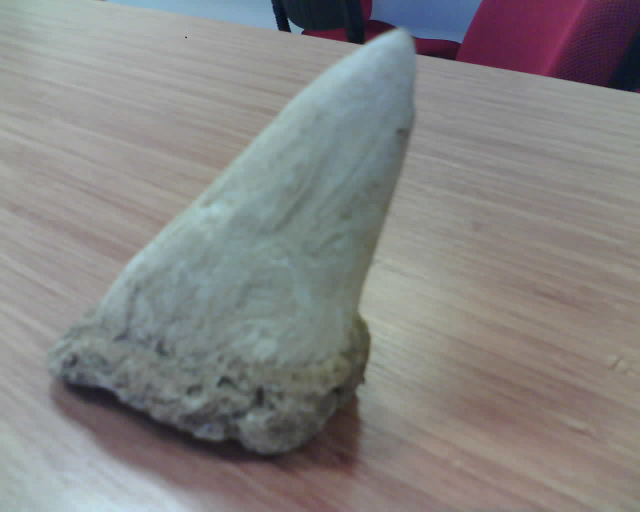
#> input picture AntaresStudio/antares_3d_data/scan_238709/img_0000.jpg, 1280 x 1024 px (shown at 1/2 size)
$ python -i image_analyzer.py   (imports and definitions only)   (older library calls are emulated)
#> lines starting #> are read from the running program, lines starting #| are printed output that depends on the picture
"""
ANTARES 3D Studio - Image Quality Analyzer Module
Görüntü kalite analizi

Arkeolojik alan fotoğrafları için optimize edilmiş kalite kontrolü.
Özellikler:
- Bulanıklık tespiti (Laplacian variance)
- Parlaklık ve kontrast analizi
- Işık dağılımı analizi (arkeolojik alanlarda kritik)
- Örtüşme (overlap) tahmini
"""

import os
import cv2
import numpy as np
from pathlib import Path
from typing import List, Dict, Tuple, Optional, Any
from dataclasses import dataclass, field
from enum import Enum


class QualityLevel(Enum):
    """Kalite seviyesi"""
    EXCELLENT = "excellent"   # Mükemmel
    GOOD = "good"             # İyi
    ACCEPTABLE = "acceptable" # Kabul edilebilir
    POOR = "poor"             # Zayıf
    REJECTED = "rejected"     # Reddedildi


@dataclass
class ImageQuality:
    """Tek görüntü kalite raporu"""
    path: str
    filename: str

    # Temel metrikler
    blur_score: float = 0.0          # Bulanıklık skoru (yüksek = net)
    brightness: float = 0.0           # Ortalama parlaklık (0-255)
    contrast: float = 0.0             # Kontrast (std deviation)
    sharpness: float = 0.0            # Keskinlik

    # Işık dağılımı (arkeolojik alan için kritik)
    light_uniformity: float = 0.0     # Işık homojenliği (0-1, 1=homojen)
    dark_regions_percent: float = 0.0 # Karanlık bölge yüzdesi
    overexposed_percent: float = 0.0  # Aşırı parlak bölge yüzdesi
    shadow_balance: float = 0.0       # Gölge dengesi (0-1, 0.5=dengeli)

    # Sonuç
    quality_level: str = "acceptable"
    is_acceptable: bool = True
    warnings: List[str] = field(default_factory=list)
    suggestions: List[str] = field(default_factory=list)

    # Görüntü boyutları
    width: int = 0
    height: int = 0

    @property
    def overall_score(self) -> float:
        """Genel kalite skoru (0-100)"""
        # Ağırlıklı skor hesabı
        blur_norm = min(self.blur_score / 500, 1.0) * 30  # Max 30 puan
        bright_score = (1 - abs(self.brightness - 128) / 128) * 20  # Max 20 puan
        contrast_norm = min(self.contrast / 80, 1.0) * 20  # Max 20 puan
        light_score = self.light_uniformity * 30  # Max 30 puan

        return blur_norm + bright_score + contrast_norm + light_score


@dataclass
class QualityReport:
    """Toplu kalite raporu"""
    total_images: int
    analyzed_images: int

    # Sayımlar
    excellent_count: int = 0
    good_count: int = 0
    acceptable_count: int = 0
    poor_count: int = 0
    rejected_count: int = 0

    # Ortalamalar
    avg_blur_score: float = 0.0
    avg_brightness: float = 0.0
    avg_contrast: float = 0.0
    avg_light_uniformity: float = 0.0

    # Genel
    overall_quality: str = "acceptable"
    can_proceed_with_3d: bool = True

    # Uyarılar ve öneriler
    warnings: List[str] = field(default_factory=list)
    suggestions: List[str] = field(default_factory=list)

    # Detaylı sonuçlar
    image_results: List[ImageQuality] = field(default_factory=list)

    # [66 lines left out: function to_html, not called in this run]


class ImageQualityAnalyzer:
    """
    Görüntü kalite analizi.

    Arkeolojik alanlarda ışık çok değişken olduğundan,
    özellikle ışık dağılımı analizi kritik önem taşır.

    Kullanım:
        analyzer = ImageQualityAnalyzer()

        # Tek görüntü
        result = analyzer.analyze(image_path)
        print(f"Kalite: {result.quality_level}")

        # Toplu analiz
        report = analyzer.analyze_batch(image_paths)
        if not report.can_proceed_with_3d:
            show_warning(report.to_html())
    """

    # Eşik değerleri
    BLUR_THRESHOLD_EXCELLENT = 500.0
    BLUR_THRESHOLD_GOOD = 200.0
    BLUR_THRESHOLD_ACCEPTABLE = 100.0
    BLUR_THRESHOLD_POOR = 50.0

    BRIGHTNESS_MIN = 40
    BRIGHTNESS_MAX = 220
    BRIGHTNESS_OPTIMAL_MIN = 80
    BRIGHTNESS_OPTIMAL_MAX = 180

    CONTRAST_MIN = 30.0

    DARK_REGION_THRESHOLD = 30      # Bu değerin altı karanlık
    OVEREXPOSED_THRESHOLD = 250     # Bu değerin üstü aşırı parlak
    ACCEPTABLE_DARK_PERCENT = 15.0  # Maksimum kabul edilebilir karanlık %
    ACCEPTABLE_BRIGHT_PERCENT = 10.0  # Maksimum kabul edilebilir aşırı parlak %

    MIN_IMAGES_FOR_3D = 8
    MIN_ACCEPTABLE_RATIO = 0.7  # En az %70 kabul edilebilir olmalı

    def __init__(self):
        pass

    def analyze(self, image_path: str) -> ImageQuality:
        """
        Tek görüntüyü analiz et.

        Args:
            image_path: Görüntü dosya yolu

        Returns:
            ImageQuality sonucu
        """
        result = ImageQuality(
            path=image_path,
            filename=os.path.basename(image_path)
        )

        try:
            # Görüntüyü yükle
            img = cv2.imread(image_path)
            if img is None:
                result.is_acceptable = False
                result.quality_level = QualityLevel.REJECTED.value
                result.warnings.append("Görüntü yüklenemedi")
                return result

            result.height, result.width = img.shape[:2]
            gray = cv2.cvtColor(img, cv2.COLOR_BGR2GRAY)

            # 1. Bulanıklık analizi
            result.blur_score = self._calculate_blur(gray)

            # 2. Parlaklık ve kontrast
            result.brightness = self._calculate_brightness(gray)
            result.contrast = self._calculate_contrast(gray)

            # 3. Keskinlik
            result.sharpness = self._calculate_sharpness(gray)

            # 4. Işık dağılımı analizi (arkeolojik alan için kritik!)
            light_analysis = self._analyze_light_distribution(gray)
            result.light_uniformity = light_analysis['uniformity']
            result.dark_regions_percent = light_analysis['dark_percent']
            result.overexposed_percent = light_analysis['overexposed_percent']
            result.shadow_balance = light_analysis['shadow_balance']

            # 5. Kalite seviyesi belirleme
            self._determine_quality_level(result)

            return result

        except Exception as e:
            result.is_acceptable = False
            result.quality_level = QualityLevel.REJECTED.value
            result.warnings.append(f"Analiz hatası: {str(e)}")
            return result

    # [66 lines left out: function analyze_batch, not called in this run]

    # ==================== ANALİZ METODLARI ====================

    def _calculate_blur(self, gray: np.ndarray) -> float:
        """
        Bulanıklık hesapla (Laplacian variance).
        Düşük değer = bulanık, Yüksek değer = net
        """
        laplacian = cv2.Laplacian(gray, cv2.CV_64F)
        return laplacian.var()

    def _calculate_brightness(self, gray: np.ndarray) -> float:
        """Ortalama parlaklık (0-255)"""
        return float(np.mean(gray))

    def _calculate_contrast(self, gray: np.ndarray) -> float:
        """Kontrast (standart sapma)"""
        return float(np.std(gray))

    def _calculate_sharpness(self, gray: np.ndarray) -> float:
        """
        Keskinlik hesapla (Sobel gradient magnitude).
        """
        sobelx = cv2.Sobel(gray, cv2.CV_64F, 1, 0, ksize=3)
        sobely = cv2.Sobel(gray, cv2.CV_64F, 0, 1, ksize=3)
        magnitude = np.sqrt(sobelx**2 + sobely**2)
        return float(np.mean(magnitude))

    def _analyze_light_distribution(self, gray: np.ndarray) -> Dict[str, float]:
        """
        Işık dağılımı analizi.

        Arkeolojik alanlarda ışık çok değişken olduğundan,
        bu analiz 3D model kalitesi için kritik önem taşır.

        Returns:
            - uniformity: Işık homojenliği (0-1, 1 = çok homojen)
            - dark_percent: Karanlık bölge yüzdesi
            - overexposed_percent: Aşırı parlak bölge yüzdesi
            - shadow_balance: Gölge dengesi (0-1, 0.5 = dengeli)
        """
        h, w = gray.shape

        # Görüntüyü 4 bölgeye ayır (üst-sol, üst-sağ, alt-sol, alt-sağ)
        mid_h, mid_w = h // 2, w // 2

        regions = [
            gray[:mid_h, :mid_w],      # Üst-sol
            gray[:mid_h, mid_w:],      # Üst-sağ
            gray[mid_h:, :mid_w],      # Alt-sol
            gray[mid_h:, mid_w:]       # Alt-sağ
        ]

        # Her bölgenin ortalama parlaklığı
        region_means = [float(np.mean(r)) for r in regions]

        # Homojenlik: Bölgeler arası varyans düşükse homojen
        variance = np.var(region_means)
        max_possible_variance = 128**2  # Maksimum olası varyans
        uniformity = 1 - min(variance / max_possible_variance, 1.0)

        # Karanlık bölge yüzdesi
        dark_pixels = np.sum(gray < self.DARK_REGION_THRESHOLD)
        dark_percent = (dark_pixels / gray.size) * 100

        # Aşırı parlak bölge yüzdesi
        overexposed_pixels = np.sum(gray > self.OVEREXPOSED_THRESHOLD)
        overexposed_percent = (overexposed_pixels / gray.size) * 100

        # Gölge dengesi: Sol-sağ parlaklık dengesi
        left_mean = float(np.mean(gray[:, :mid_w]))
        right_mean = float(np.mean(gray[:, mid_w:]))

        if max(left_mean, right_mean) > 0:
            balance_ratio = min(left_mean, right_mean) / max(left_mean, right_mean)
        else:
            balance_ratio = 1.0

        # 0.5'e normalize et (0 = çok dengesiz, 0.5 = mükemmel dengeli, 1 = ters dengesiz)
        # Aslında balance_ratio zaten 0-1 arasında, 1 = mükemmel
        shadow_balance = balance_ratio

        return {
            'uniformity': uniformity,
            'dark_percent': dark_percent,
            'overexposed_percent': overexposed_percent,
            'shadow_balance': shadow_balance,
            'region_means': region_means
        }

    # ==================== KALİTE BELİRLEME ====================

    def _determine_quality_level(self, result: ImageQuality):
        """Kalite seviyesi ve uyarıları belirle"""
        warnings = []
        suggestions = []

        # Bulanıklık kontrolü
        if result.blur_score >= self.BLUR_THRESHOLD_EXCELLENT:
            blur_level = "excellent"
        elif result.blur_score >= self.BLUR_THRESHOLD_GOOD:
            blur_level = "good"
        elif result.blur_score >= self.BLUR_THRESHOLD_ACCEPTABLE:
            blur_level = "acceptable"
            warnings.append("Görüntü biraz bulanık")
            suggestions.append("Kamerayı sabit tutun veya tripod kullanın")
        elif result.blur_score >= self.BLUR_THRESHOLD_POOR:
            blur_level = "poor"
            warnings.append("Görüntü bulanık")
            suggestions.append("Fotoğrafı yeniden çekin")
        else:
            blur_level = "rejected"
            warnings.append("Görüntü çok bulanık - kullanılamaz")

        # Parlaklık kontrolü
        if result.brightness < self.BRIGHTNESS_MIN:
            warnings.append(f"Görüntü çok karanlık ({result.brightness:.0f}/255)")
            suggestions.append("Daha fazla ışık kullanın")
        elif result.brightness > self.BRIGHTNESS_MAX:
            warnings.append(f"Görüntü çok parlak ({result.brightness:.0f}/255)")
            suggestions.append("Işığı azaltın veya pozlamayı düşürün")
        elif result.brightness < self.BRIGHTNESS_OPTIMAL_MIN:
            warnings.append("Görüntü biraz karanlık")
        elif result.brightness > self.BRIGHTNESS_OPTIMAL_MAX:
            warnings.append("Görüntü biraz parlak")

        # Kontrast kontrolü
        if result.contrast < self.CONTRAST_MIN:
            warnings.append("Düşük kontrast")
            suggestions.append("Nesne ve arka plan arasında daha fazla kontrast sağlayın")

        # Işık dağılımı kontrolü (kritik!)
        if result.light_uniformity < 0.6:
            warnings.append(f"Işık dağılımı dengesiz ({result.light_uniformity*100:.0f}% homojen)")
            suggestions.append("Tüm yüzeyleri eşit aydınlatın - diffuse ışık kullanın")

        if result.dark_regions_percent > self.ACCEPTABLE_DARK_PERCENT:
            warnings.append(f"Fazla karanlık bölge ({result.dark_regions_percent:.1f}%)")
            suggestions.append("Gölgeli bölgeleri aydınlatın - 3D modelde bu bölgeler gürültülü olacak")

        if result.overexposed_percent > self.ACCEPTABLE_BRIGHT_PERCENT:
            warnings.append(f"Aşırı parlak bölgeler ({result.overexposed_percent:.1f}%)")
            suggestions.append("Yansımaları ve parlak noktaları azaltın")

        if result.shadow_balance < 0.7:
            warnings.append("Sol-sağ ışık dengesi bozuk")
            suggestions.append("Işık kaynaklarını nesnenin her iki tarafına da yerleştirin")

        # Genel seviye belirleme
        levels = {
            "excellent": 5,
            "good": 4,
            "acceptable": 3,
            "poor": 2,
            "rejected": 1
        }

        # Minimum seviyeyi al (en kötü metrik belirler)
        min_level = levels[blur_level]

        # Işık sorunları varsa düşür
        if result.light_uniformity < 0.5:
            min_level = min(min_level, 2)
        elif result.light_uniformity < 0.7:
            min_level = min(min_level, 3)

        if result.dark_regions_percent > 30:
            min_level = min(min_level, 2)

        if result.brightness < self.BRIGHTNESS_MIN or result.brightness > self.BRIGHTNESS_MAX:
            min_level = min(min_level, 2)

        # Seviye eşleştirme
        level_names = {v: k for k, v in levels.items()}
        result.quality_level = level_names[min_level]
        result.is_acceptable = min_level >= 3
        result.warnings = warnings
        result.suggestions = suggestions

    # [56 lines left out: functions _determine_overall_quality, _generate_batch_warnings, not called in this run]

    # ==================== YARDIMCI METODLAR ====================

    def create_thumbnail(
        self,
        image_path: str,
        output_path: str,
        size: Tuple[int, int] = (200, 200),
        quality_overlay: bool = True
    ) -> bool:
        """
        Kalite göstergeli thumbnail oluştur.

        Args:
            image_path: Kaynak görüntü
            output_path: Çıktı yolu
            size: Thumbnail boyutu
            quality_overlay: Kalite göstergesi ekle

        Returns:
            Başarılı mı?
        """
#> called with output_path = 'out.png', size = (200, 200), quality_overlay = True
        try:
            img = cv2.imread(image_path)
#> img is the input picture: shape (1024, 1280, 3); mean B, G, R 131.3, 131.8, 132.9
            if img is None:
                return False

            # Boyutlandır
            h, w = img.shape[:2]
            scale = min(size[0] / w, size[1] / h)
            new_size = (int(w * scale), int(h * scale))
            thumbnail = cv2.resize(img, new_size, interpolation=cv2.INTER_AREA)
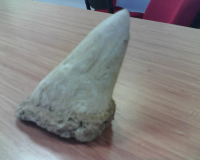
#> thumbnail: shape (160, 200, 3); mean B, G, R 131.3, 131.8, 132.9

            # Kalite göstergesi ekle
            if quality_overlay:
                quality = self.analyze(image_path)
#> in analyze, `gray = cv2.cvtColor(img, cv2.COLOR_BGR2GRAY)`:
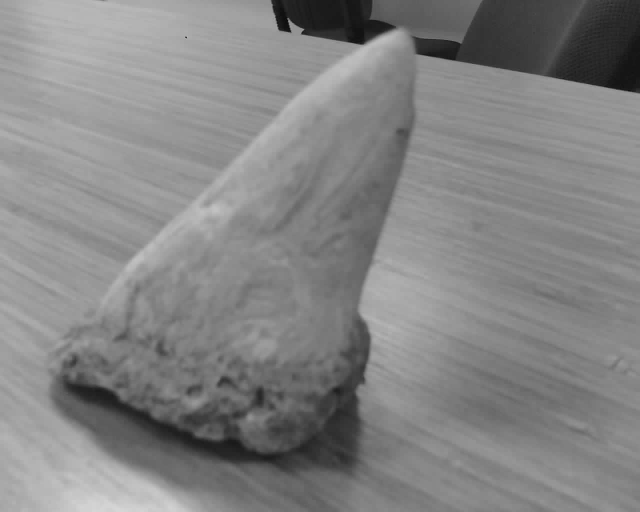
#> gray: shape (1024, 1280) (shown at 1/2 size); min 7, max 218, mean 132.1
#> in _calculate_blur, `laplacian = cv2.Laplacian(gray, cv2.CV_64F)`:
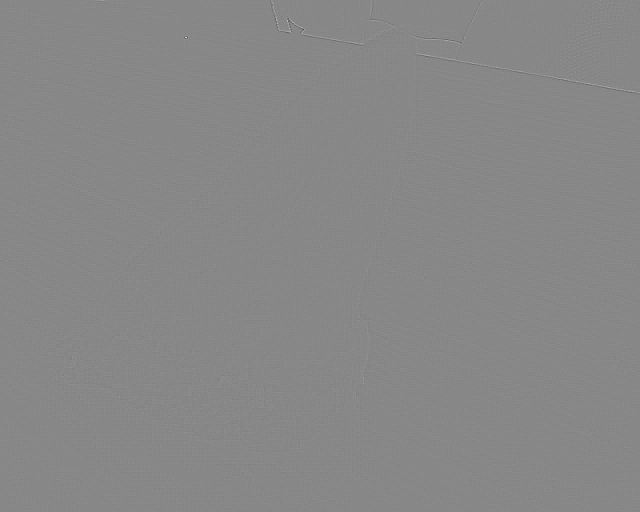
#> laplacian: shape (1024, 1280) float64 (shown at 1/2 size); min -165, max 145, mean 0; drawn with min black and max white
#> in analyze, `result.blur_score = self._calculate_blur(gray)`: result.blur_score = 8.92
#> in analyze, `result.brightness = self._calculate_brightness(gray)`: result.brightness = 132.1
#> in analyze, `result.contrast = self._calculate_contrast(gray)`: result.contrast = 33.57
#> in _calculate_sharpness, `sobelx = cv2.Sobel(gray, cv2.CV_64F, 1, 0, ksize=3)`:
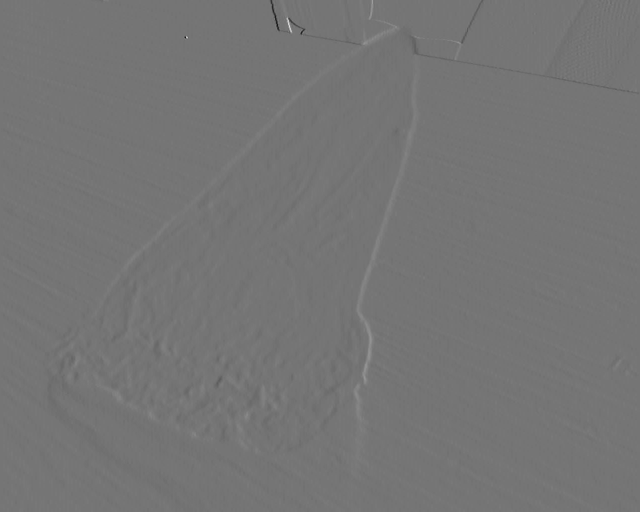
#> sobelx: shape (1024, 1280) float64 (shown at 1/2 size); min -429, max 504, mean -0.3; drawn with min black and max white
#> in _calculate_sharpness, `magnitude = np.sqrt(sobelx**2 + sobely**2)`:
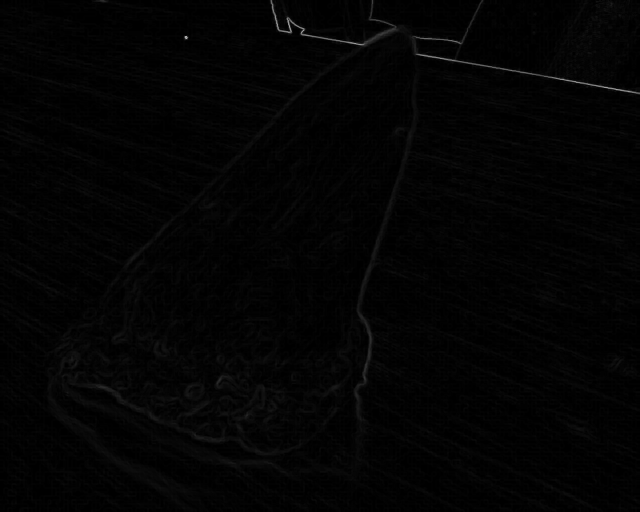
#> magnitude: shape (1024, 1280) float64 (shown at 1/2 size); min 0, max 605.2, mean 8.7; drawn with min black and max white
#> in analyze, `result.sharpness = self._calculate_sharpness(gray)`: result.sharpness = 8.66
#> in _analyze_light_distribution, `region_means = [float(np.mean(r)) for r in regions]`: region_means = [154.6, 117.6, 127, 129.2]
#> in _analyze_light_distribution, `variance = np.var(region_means)`: variance = 188.4
#> in _analyze_light_distribution, `uniformity = 1 - min(variance / max_possible_variance, 1.0)`: uniformity = 0.988
#> in _analyze_light_distribution, `dark_pixels = np.sum(gray < self.DARK_REGION_THRESHOLD)`: dark_pixels = 14251
#> in _analyze_light_distribution, `dark_percent = (dark_pixels / gray.size) * 100`: dark_percent = 1.09
#> in _analyze_light_distribution, `overexposed_pixels = np.sum(gray > self.OVEREXPOSED_THRESHOLD)`: overexposed_pixels = 0
#> in _analyze_light_distribution, `left_mean = float(np.mean(gray[:, :mid_w]))`: left_mean = 140.8
#> in _analyze_light_distribution, `right_mean = float(np.mean(gray[:, mid_w:]))`: right_mean = 123.4
#> in _analyze_light_distribution, `balance_ratio = min(left_mean, right_mean) / max(left_mean, right_mean)`: balance_ratio = 0.876
#> in analyze, `light_analysis = self._analyze_light_distribution(gray)`: light_analysis = {'uniformity': 0.988, 'dark_percent': 1.09, 'overexposed_percent': 0, 'shadow_balance': 0.876, 'region_means': [154.6, 117.6, 127, 129.2]}
#> in analyze, `result.light_uniformity = light_analysis['uniformity']`: result.light_uniformity = 0.988
#> in analyze, `result.dark_regions_percent = light_analysis['dark_percent']`: result.dark_regions_percent = 1.09
#> in analyze, `result.overexposed_percent = light_analysis['overexposed_percent']`: result.overexposed_percent = 0
#> in analyze, `result.shadow_balance = light_analysis['shadow_balance']`: result.shadow_balance = 0.876

                # Renk belirleme
                colors = {
                    "excellent": (0, 255, 0),    # Yeşil
                    "good": (144, 238, 144),      # Açık yeşil
                    "acceptable": (0, 255, 255),  # Sarı
                    "poor": (0, 165, 255),        # Turuncu
                    "rejected": (0, 0, 255)       # Kırmızı
                }
                color = colors.get(quality.quality_level, (255, 255, 255))

                # Çerçeve ekle
                cv2.rectangle(thumbnail, (0, 0), (new_size[0]-1, new_size[1]-1), color, 3)

                # Skor ekle
                score_text = f"{quality.overall_score:.0f}"
#> in overall_score, `blur_norm = min(self.blur_score / 500, 1.0) * 30`: blur_norm = 0.535
#> in overall_score, `bright_score = (1 - abs(self.brightness - 128) / 128) * 20`: bright_score = 19.36
#> in overall_score, `contrast_norm = min(self.contrast / 80, 1.0) * 20`: contrast_norm = 8.39
#> in overall_score, `light_score = self.light_uniformity * 30`: light_score = 29.65
#> score_text = '58'
                cv2.putText(thumbnail, score_text, (5, 25),
                           cv2.FONT_HERSHEY_SIMPLEX, 0.7, color, 2)
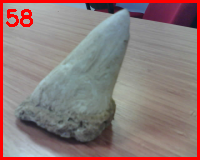
#> thumbnail: shape (160, 200, 3); mean B, G, R 120.8, 121.5, 141.7

            cv2.imwrite(output_path, thumbnail)
            return True

        except Exception:
            return False

    # [29 lines left out: function generate_thumbnails, not called in this run]

>>> result = ImageQualityAnalyzer().create_thumbnail('../../AntaresStudio/antares_3d_data/scan_238709/img_0000.jpg', 'out.png')

$ run again, on AntaresStudio/antares_3d_data/scan_238709/img_0002.jpg
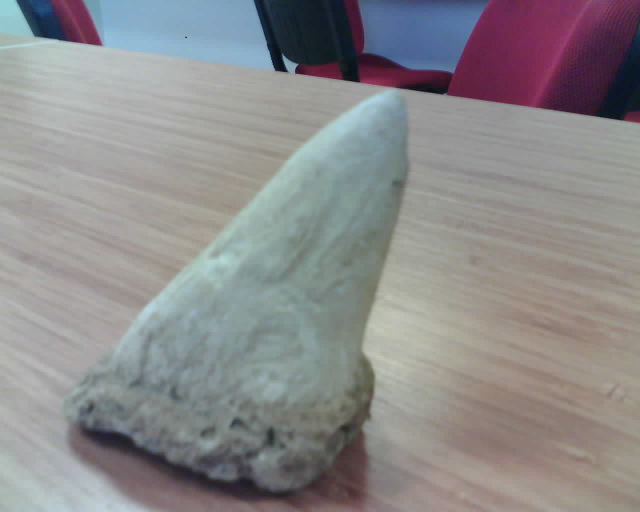
#> input picture AntaresStudio/antares_3d_data/scan_238709/img_0002.jpg, 1280 x 1024 px (shown at 1/2 size)
#> in create_thumbnail, img is the input picture: shape (1024, 1280, 3); mean B, G, R 139.6, 138.3, 139.7
#> result.blur_score = 10.98
#> result.brightness = 138.9
#> result.contrast = 38.37
#> in _calculate_sharpness, `magnitude = np.sqrt(sobelx**2 + sobely**2)`:
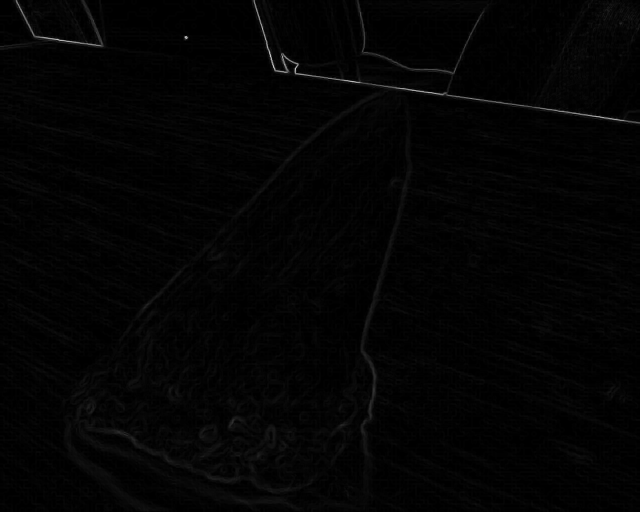
#> magnitude: shape (1024, 1280) float64 (shown at 1/2 size); min 0, max 572.2, mean 8.8; drawn with min black and max white
#> result.sharpness = 8.76
#> region_means = [157, 115.5, 140.6, 142.4]
#> variance = 222.2
#> uniformity = 0.986
#> dark_pixels = 22901
#> dark_percent = 1.75
#> overexposed_pixels = 0
#> left_mean = 148.8
#> right_mean = 129
#> balance_ratio = 0.867
#> light_analysis = {'uniformity': 0.986, 'dark_percent': 1.75, 'overexposed_percent': 0, 'shadow_balance': 0.867, 'region_means': [157, 115.5, 140.6, 142.4]}
#> result.light_uniformity = 0.986
#> result.dark_regions_percent = 1.75
#> result.overexposed_percent = 0
#> result.shadow_balance = 0.867
#> blur_norm = 0.659
#> bright_score = 18.3
#> contrast_norm = 9.59
#> light_score = 29.59
#> score_text = '58'
#> in create_thumbnail, `cv2.putText(thumbnail, score_text, (5, 25), cv2.FONT_HERSHEY_SIMPLEX, ..`:
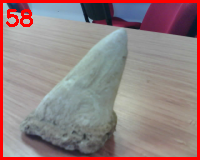
#> thumbnail: shape (160, 200, 3); mean B, G, R 129, 128.3, 148.6
